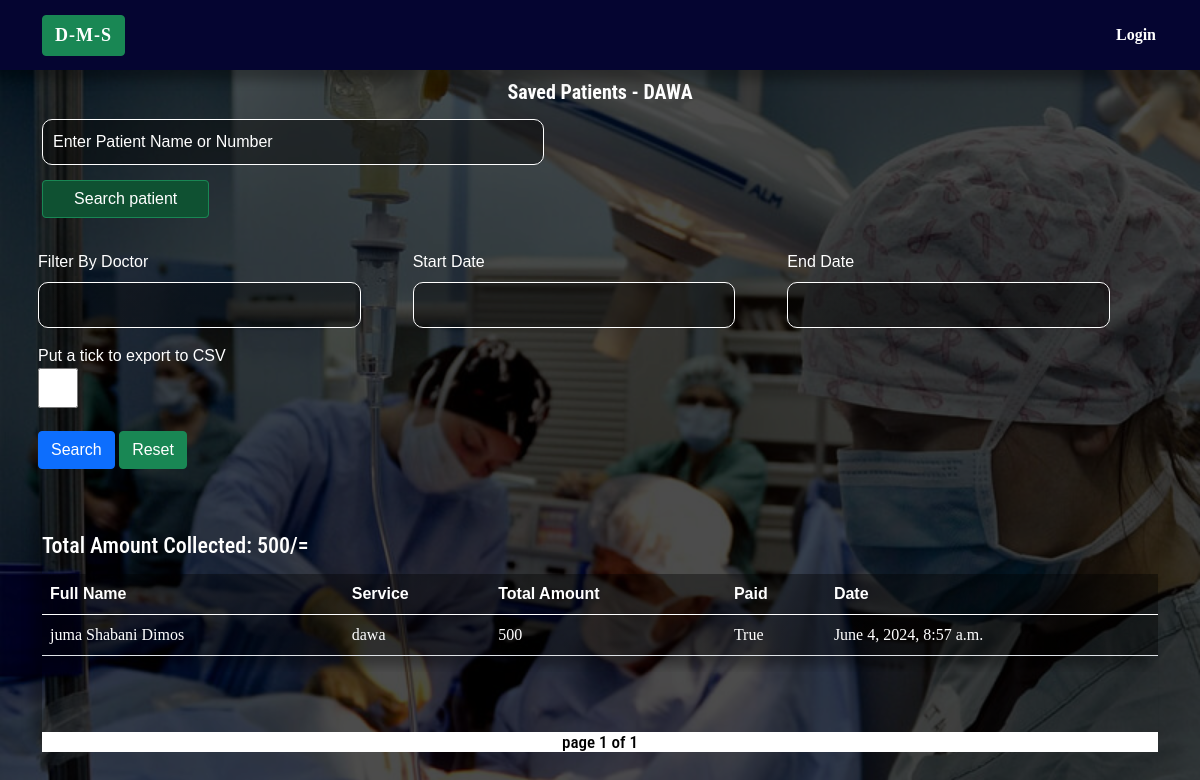
Screenshot of /home/SavedPatients_list/ with the database file from the repository.
### hospital/models.py (models this page shows, shortened)
class Dozi(models.Model):
    Service = models.ForeignKey(ClinicServices, on_delete=models.CASCADE,null=True, blank=True)
    TakenBy = models.CharField(max_length=200, default='', blank=True, null=True)
    accepted=models.BooleanField(default=False, null=True, blank=True)
    accepted_date=models.DateTimeField(auto_now_add=False, blank=True,null=True)
    since_join=models.DateTimeField(auto_now_add=True, blank=True,null=True)
    accepted_quantity=models.BooleanField(default=False, null=True, blank=True)
    comments =models.TextField(max_length=10000, default='', blank=True, null=True)
    doctor_comments =models.TextField(max_length=10000, default='', blank=True, null=True)
    invoice_number =models.IntegerField(blank=True, null=True)
    invoice_date =models.DateField(auto_now_add=False, blank=True, null=True)
    name =models.CharField('Customer Name', max_length=200, default='', blank=True, null=True)
    line_one =models.CharField('Line 1', max_length=200, default='', blank=True, null=True)
    line_one_description=models.TextField('Description', max_length=200,blank=True, null=True)
    line_one_quantity =models.IntegerField('Quantity', default=1, blank=True, null=True)
    line_one_unit_price =models.IntegerField('Unit Price',default=0, blank=True, null=True)
    line_one_total_price =models.IntegerField('Line Total Price', default=0, blank=True, null=True)
    accepted_line_one=models.BooleanField(default=False, null=True, blank=True)
    line_two =models.CharField('Line 2', max_length=200, default='', blank=True, null=True)
    line_two_description=models.TextField('Description', max_length=200,blank=True, null=True)
    line_two_quantity =models.IntegerField('Quantity', default=1, blank=True, null=True)
    line_two_unit_price =models.IntegerField('Unit Price',default=0, blank=True, null=True)
    line_two_total_price =models.IntegerField('Line Total Price', default=0, blank=True, null=True)
    accepted_line_two=models.BooleanField(default=False, null=True, blank=True)
    line_three =models.CharField('Line 3', max_length=200, default='', blank=True, null=True)
    line_three_description=models.TextField('Description', max_length=200,blank=True, null=True)
    line_three_quantity =models.IntegerField('Quantity', default=1, blank=True, null=True)
    line_three_unit_price =models.IntegerField('Unit Price',default=0, blank=True, null=True)
    line_three_total_price =models.IntegerField('Line Total Price', default=0, blank=True, null=True)
    accepted_line_three=models.BooleanField(default=False, null=True, blank=True)
    line_four =models.CharField('Line 4', max_length=200, default='', blank=True, null=True)
    line_four_description=models.TextField('Description', max_length=200,blank=True, null=True)
    line_four_quantity =models.IntegerField('Quantity', default=1, blank=True, null=True)
    line_four_unit_price =models.IntegerField('Unit Price',default=0, blank=True, null=True)
    line_four_total_price =models.IntegerField('Line Total Price', default=0, blank=True, null=True)
    accepted_line_four=models.BooleanField(default=False, null=True, blank=True)
    line_five =models.CharField('Line 5', max_length=200, default='', blank=True, null=True)
    line_five_description=models.TextField('Description', max_length=200,blank=True, null=True)
    line_five_quantity =models.IntegerField('Quantity', default=1, blank=True, null=True)
    line_five_unit_price =models.IntegerField('Unit Price',default=0, blank=True, null=True)
    line_five_total_price =models.IntegerField('Line Total Price', default=0, blank=True, null=True)
    accepted_line_five=models.BooleanField(default=False, null=True, blank=True)
    line_six =models.CharField('Line 6', max_length=200, default='', blank=True, null=True)
    line_six_description=models.TextField('Description', max_length=200,blank=True, null=True)
    line_six_quantity =models.IntegerField('Quantity', default=1, blank=True, null=True)
    line_six_unit_price =models.IntegerField('Unit Price',default=0, blank=True, null=True)
    line_six_total_price =models.IntegerField('Line Total Price', default=0, blank=True, null=True)
    accepted_line_six=models.BooleanField(default=False, null=True, blank=True)
    line_seven =models.CharField('Line 7', max_length=200, default='', blank=True, null=True)
    line_seven_description=models.TextField('Description', max_length=200,blank=True, null=True)
    line_seven_quantity =models.IntegerField('Quantity', default=1, blank=True, null=True)
    line_seven_unit_price =models.IntegerField('Unit Price',default=0, blank=True, null=True)
    line_seven_total_price =models.IntegerField('Line Total Price', default=0, blank=True, null=True)
    accepted_line_seven=models.BooleanField(default=False, null=True, blank=True)
    line_eight =models.CharField('Line 8', max_length=200, default='', blank=True, null=True)
    line_eight_description=models.TextField('Description', max_length=200,blank=True, null=True)
    line_eight_quantity =models.IntegerField('Quantity', default=1, blank=True, null=True)
    line_eight_unit_price =models.IntegerField('Unit Price',default=0, blank=True, null=True)
    line_eight_total_price =models.IntegerField('Line Total Price', default=0, blank=True, null=True)
    accepted_line_eight=models.BooleanField(default=False, null=True, blank=True)
    line_nine =models.CharField('Line 9', max_length=200, default='', blank=True, null=True)
    line_nine_description=models.TextField('Description', max_length=200,blank=True, null=True)
    line_nine_quantity =models.IntegerField('Quantity', default=1, blank=True, null=True)
    line_nine_unit_price =models.IntegerField('Unit Price',default=0, blank=True, null=True)
    line_nine_total_price =models.IntegerField('Line Total Price', default=0, blank=True, null=True)
    accepted_line_nine=models.BooleanField(default=False, null=True, blank=True)
    line_ten =models.CharField('Line 10', max_length=200, default='', blank=True, null=True)
    line_ten_description=models.TextField('Description', max_length=200,blank=True, null=True)
    line_ten_quantity =models.IntegerField('Quantity', default=1, blank=True, null=True)
    line_ten_unit_price =models.IntegerField('Unit Price',default=0, blank=True, null=True)
    line_ten_total_price =models.IntegerField('Line Total Price', default=0, blank=True, null=True)
    accepted_line_ten=models.BooleanField(default=False, null=True, blank=True)
    phone_number = models.CharField(max_length=120, default='', blank=True, null=True)
    total = models.IntegerField( default='0', blank=True, null=True)
    balance = models.IntegerField(default='0', blank=True, null=True)
    time_stamp = models.DateTimeField(auto_now_add=True, auto_now=False)
    reg_date= models.DateTimeField(verbose_name="date joined", auto_now_add=True)
    last_updated = models.DateTimeField(auto_now_add=False, auto_now=True, blank=True)
    paid = models.BooleanField(default=False)
    invoice_type_choice = (
        ('Receipt', 'Receipt'),
        ('invoice', 'invoice'),
    )
    invoice_type = models.CharField(max_length=50, default='', blank=True, null=True, choices=invoice_type_choice)
    chagua_huduma = (
        ('vipimo', 'vipimo'),
        ('dawa', 'dawa'),
    )
    huduma = models.CharField(max_length=50, default='', blank=True, null=True, choices=chagua_huduma)
    class Meta:
        db_table='DOZI'

### hospital/views.py (the view, shortened to what this page needs)
# urls.py: path('SavedPatients_list/', views.SavedPatients_list, name="SavedPatients_list"),
def SavedPatients_list(request):
    params=0
    search_term =0
    queryset = Dozi.objects.filter(
            huduma__icontains="dawa",
            paid = True
        )
    main_total_price = queryset.aggregate(Sum('total'))['total__sum']
    print(main_total_price);
    get_sum = 0
    get_sum_filter_date = 0
    start_date = 0
    end_date = 0
    username = 0
    form = FilterDoziSearchForm(request.POST or None)
    search_term = ''
    if 'fname' in request.GET:
        queryset = queryset.order_by('name')
    if 'time_stamp' in request.GET:
        queryset = queryset.order_by('-time_stamp')
    if 'time_stamp2' in request.GET:
        queryset = queryset.order_by('time_stamp')
    paginator = Paginator(queryset, 10)  # Show 6 contacts per page
    page = request.GET.get('page')
    queryset = paginator.get_page(page)
    context = {
        'queryset': queryset,
        'params': params,
        'search_term': search_term,
        "form": form,
        "page":page,
        "main_total_price":main_total_price,
        "get_sum":get_sum,
        "get_sum_filter_date":get_sum_filter_date,
        "start_date":start_date,
        "end_date":end_date,
        "username":username,
    }
    context = {
        'queryset': queryset,
        'params': params,
        'search_term': search_term,
        "form": form,
        "page":page,
        "main_total_price":main_total_price,
        "get_sum":get_sum,
        "get_sum_filter_date":get_sum_filter_date,
        "start_date":start_date,
        "end_date":end_date,
        "username":username,
    }
    return render(request, 'hospital/SavedPatients_list.html', context)

### hospital/forms.py
class FilterDoziSearchForm(forms.ModelForm):
    start_date = forms.DateTimeField(
        required=False,
        widget=forms.DateTimeInput(attrs={'class': 'datepicker'}))
    end_date = forms.DateTimeField(
        required=False,
        widget=forms.DateTimeInput(attrs={'class': 'datepicker'}))
    export_to_CSV = forms.BooleanField(required=False)
    TakenBy = forms.CharField(
        required=False,
        widget=forms.TextInput(attrs={'id': 'doctorName'}))
    class Meta:
        model = Dozi
        fields = ['TakenBy', 'start_date', 'end_date']

### hospital/templates/hospital/SavedPatients_list.html (shortened to what this page needs)
{% extends 'hospital/base.html' %}
{% load static %}
{% load humanize %}
{% block content %}
<!DOCTYPE html>
<html lang="en">
<head>
     <link rel="stylesheet" href="{% static 'hospital/jqueryui/jquery-ui.css' %}">
    <link rel="stylesheet" href="{% static 'hospital/jqueryui/jquery-ui.structure.min.css' %}">
    <link rel="stylesheet" href="{% static 'hospital/jqueryui/jquery-ui.structure.css' %}">
    <link rel="stylesheet" href="{% static 'hospital/jqueryui/jquery-ui.theme.min.css' %}">
     <link rel="stylesheet" href="{% static 'hospital/jqueryui/jquery-ui.theme.css' %}">
    <link rel="stylesheet" href="{% static 'hospital/assets/jquery/jquery-ui/jquery-ui.min.css' %}">
    <link rel="stylesheet" href="{% static 'hospital/assets/jquery/jquery-ui/jquery-ui.structure.min.css' %}">
    <link rel="stylesheet" href="{% static 'hospital/assets/jquery/jquery-ui/jquery-ui.theme.min.css' %}">
</head>
<body class="body-wrapper">
  <main class="">
    <div class="container" style="margin-top: 80px;">
<div>
<h1 class="hospital-header-service" style="color: white;text-align: center;">Saved Patients - DAWA</h1>
<div class="row">
<form method="get" action="{% url 'search_Pharmarcist_Comments' %}" style="margin-top: 15px;">
     <div class="col-md-6">
           <input type="text" name="search" id="search" placeholder="Enter Patient Name or Number" required></div>
    <div class="col-md-2">
           <input type="submit" class="btn btn-success"  value="Search patient" name="" style="margin-top: 15px;">
           </div>
    </form>
<form class="row g-3 registration-form" method="POST" enctype="multipart/form-data">
  <div class="col-md-4">
    <label for="inputPassword4" class="form-label">Filter By Doctor </label><br>
    {{form.TakenBy}}
  </div>
  <div class="col-md-4">
    <label for="inputPassword4" class="form-label">Start Date </label><br>
    {{form.start_date}}
  </div>
 <div class="col-md-4">
    <label for="inputPassword4" class="form-label">End Date </label><br>
    {{form.end_date}}
  </div>
   <div class="col-md-4 mb-0">
  <label for="inputEmail4" class="reg-form-label">Put a tick to export to CSV </label><br>
  <div class="custom-checkbox">
    {{form.export_to_CSV}}
  </div>
</div>
  <div class="col-md-12">
    <button type="submit" class="btn btn-primary mr-2">Search</button>
 <a href="{% url 'SavedPatients_list' %}" class="btn btn-success mr-2">
  Reset
      </a>
  </div>
</form>
</div>
{% if queryset %}
      <section class="mb-0 mt-1" style="box-shadow: -10px 10px  10px rgba(0,0,0,0.3)">
     <div class="table-responsive text-nowrap">
      {% if get_sum == 0 and get_sum_filter_date == 0  %}
       <h2 class="order-main-total">Total Amount Collected: {{ main_total_price|floatformat:0|intcomma }}/=</h2>
        {% endif %}
          <table class="table">
            <thead>
              <tr>
                <th scope="col">Full Name</th>
                <th scope="col">Service</th>
                <th scope="col">Total Amount</th>
                <th scope="col">Paid</th>
                <th scope="col">Date</th>
              </tr>
            </thead>
            <tbody>
                {% for object in queryset %}
            <tr>
                <td>{{object.name}}</td>
                <td>{{object.huduma}}</td>
                <td>{{object.total|floatformat:0|intcomma}}</td>
                <td>{{object.paid}}</td>
                <td>{{object.time_stamp}}</td>
            </tr>
              {% endfor %}
            </tbody>
          </table>
     </div>
      </section>
         {% else %}
           <h4 class="mt-5 pt-4" style="color: white;font-weight: bold;text-align: center;">No any patient  is saved</h4>
          {% endif %}
  </div>
<div style="background-color: white;font-size: 18px;color: blue;">
<center>
 <h2 style="font-size: 17px;color: black;"> page {{queryset.number}} of {{queryset.paginator.num_pages}}</h2>
</center>
</div>
    </div>
  </main>
</body>
</html>
{% endblock %}

### hospital/static/hospital/assets/css/style.css (style rules this page uses)
html, body { font-size: 100%; background:; font-family: 'Open Sans', sans-serif; }
body a,.grid_1,plan_1,plan_1.one,plan_1.two,i.icon1, i.icon2, i.icon3, i.icon4, i.icon5, i.icon6 { transition:0.5s all; -webkit-transition:0.5s all; -moz-transition:0.5s all; -o-transition:0.5s all; -ms-transition:0.5s all; }
input[type="button"],input[type="submit"],li.parallelogram { transition:0.5s all; -webkit-transition:0.5s all; -moz-transition:0.5s all; -o-transition:0.5s all; -ms-transition:0.5s all; }
h1,h2,h3,h4,h5,h6 { margin:0; font-family: 'Roboto Condensed', sans-serif; }
label { margin:0; }

### hospital/templates/hospital/SavedPatients_list.html (style rules this page uses)
td { font-size: 16px; font-family: bold; }
.form-label { color: white; }

### rows the page displays
Dozi: name "juma Shabani Dimos", huduma "dawa", total "500", paid "True", time_stamp "June 4, 2024, 8:57 a.m."

### other values shown
{{ main_total_price|floatformat:0|intcomma }} "500"
{{ queryset.number }} "1"
{{ queryset.paginator.num_pages }} "1"
